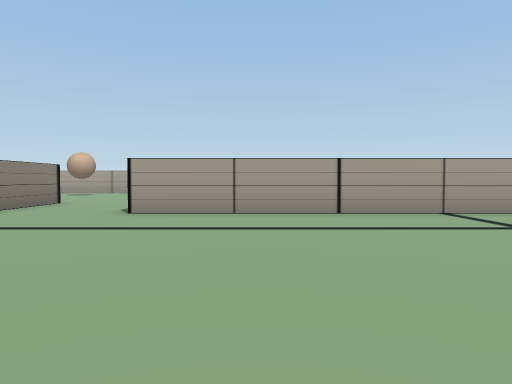
view 1 (above)

24 first-person views from a walk through a scene from a Unity 3-D project. The camera is 0.62 m above the floor, tilts 2° down and sees 70° across. The floor is counted in squares, 1 m on a side. Each view is taken from the middle of a square. On the plan, view 1 faces up. The plan holds only what a view shows up to about 10 squares ahead; the rest is blank. The place goes on beyond the plan. The player is left out. Some animated figures are not drawn.

view 2
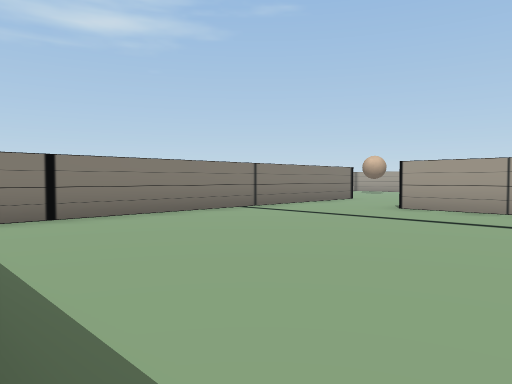

view 3
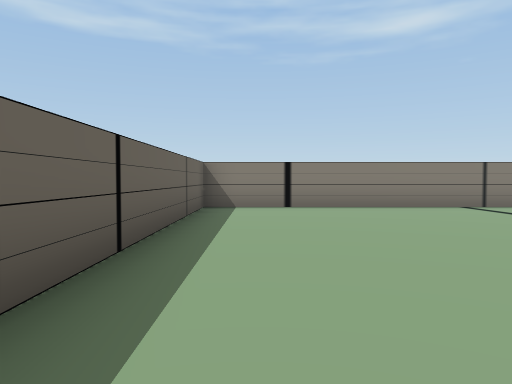

view 4
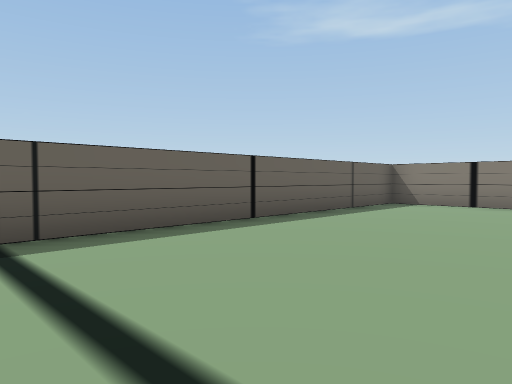

view 5
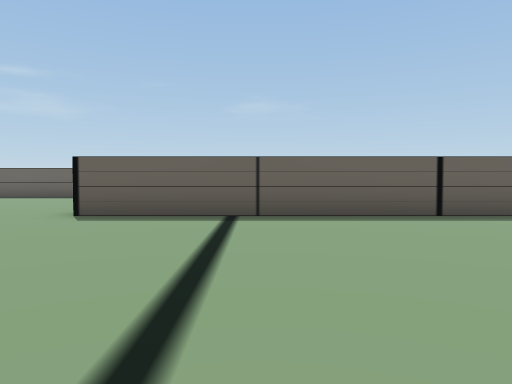

view 6
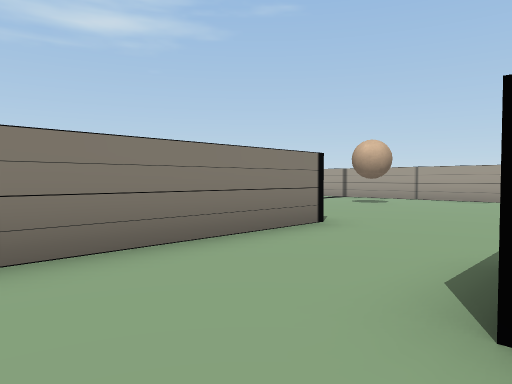

view 7
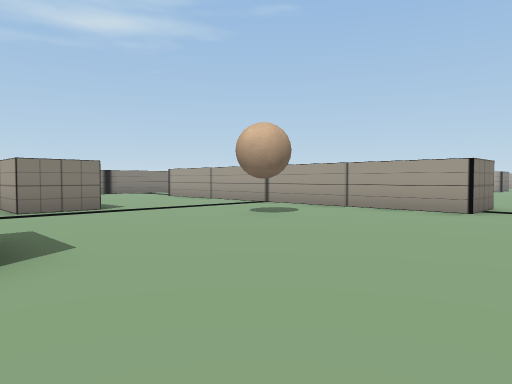

view 8
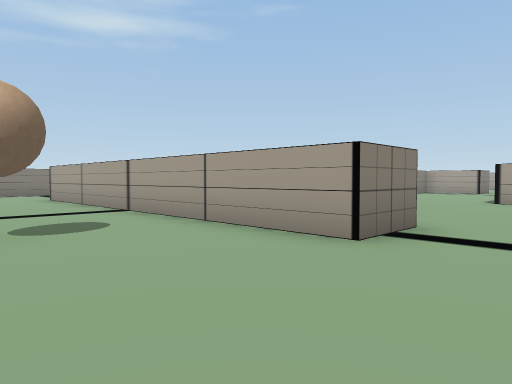

view 9
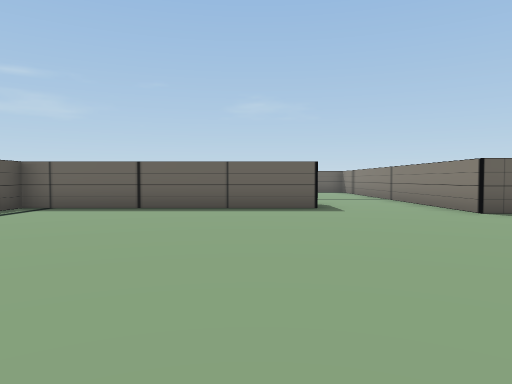

view 10
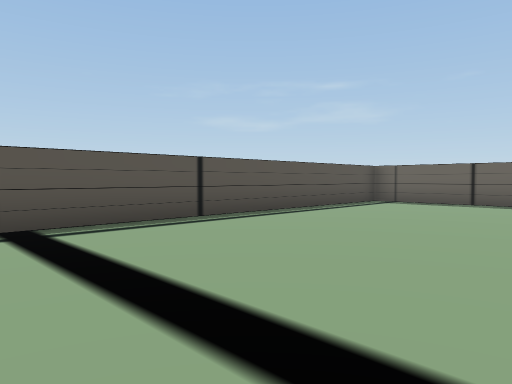

view 11
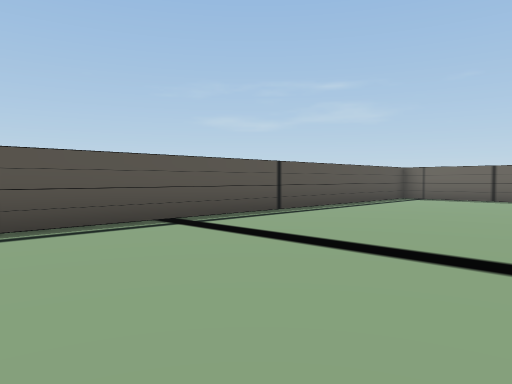

view 12
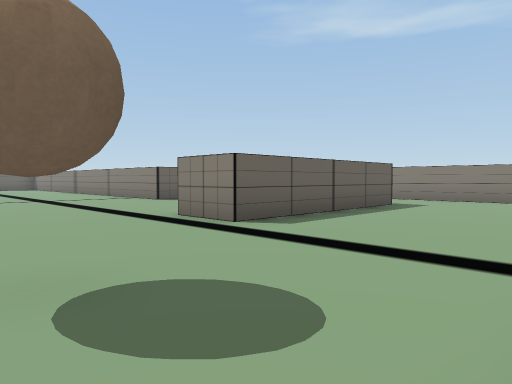

view 13
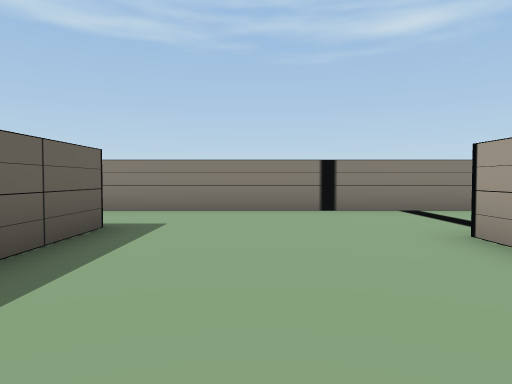

view 14
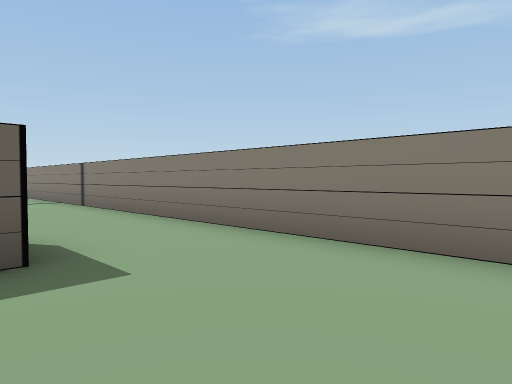

view 15
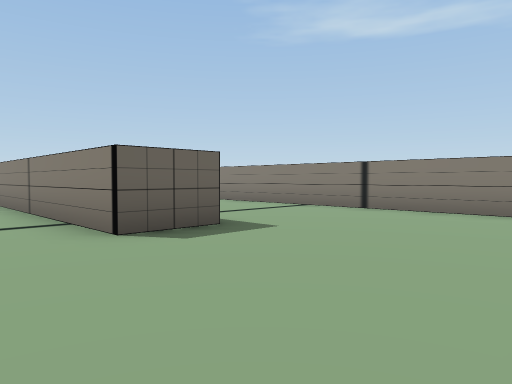

view 16
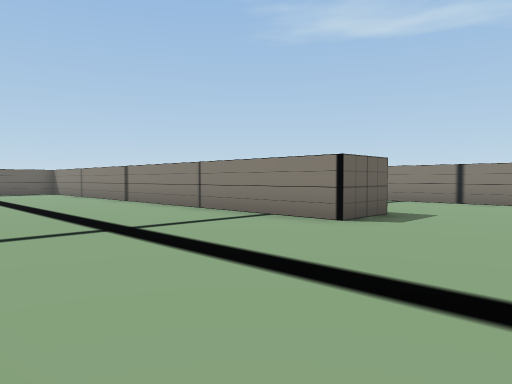

view 17
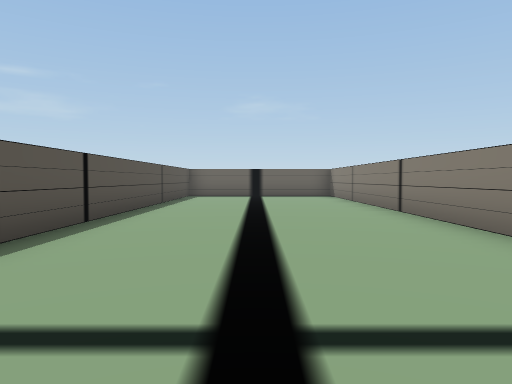

view 18
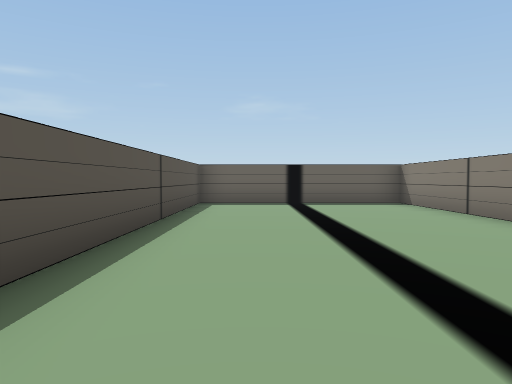

view 19
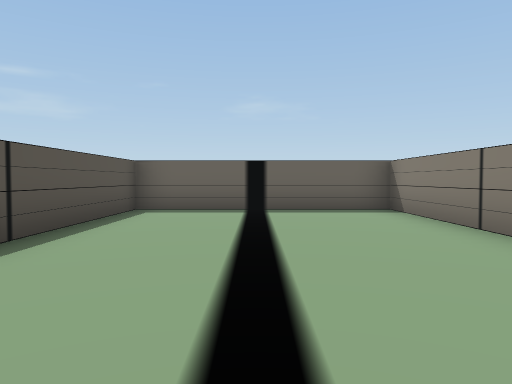

view 20
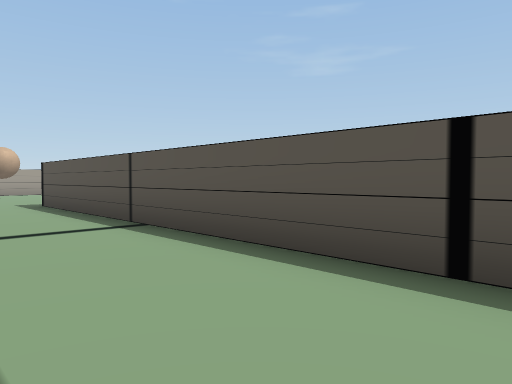

view 21
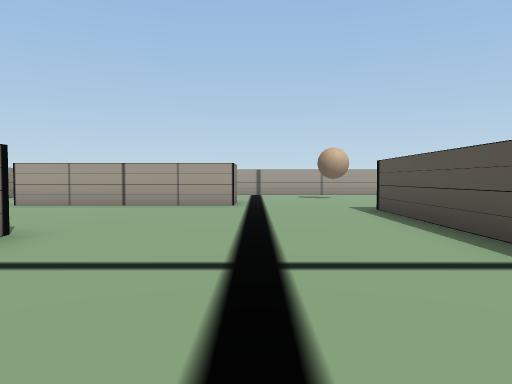

view 22
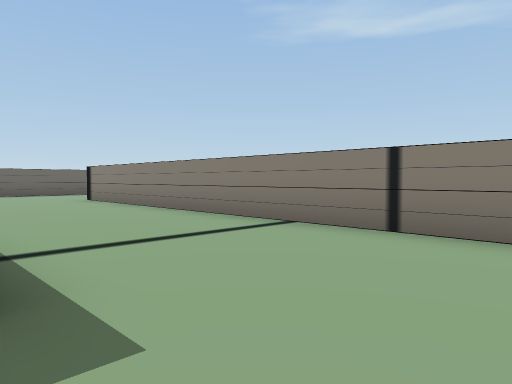

view 23
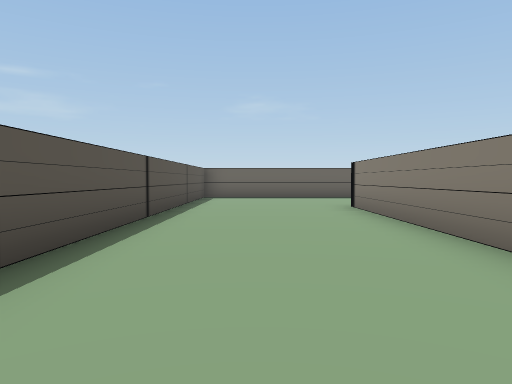

view 24
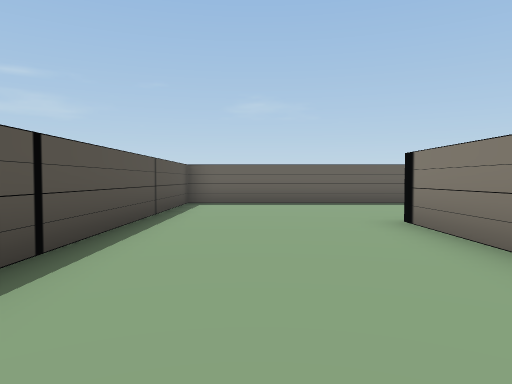

### Floor plan
Points are (right, up) in squares from view 1. A wall is a line through its corners. A room is listed if a view was taken in it or the views show most of it. See-through windows are left out.
Room 1 (views 1, 2, 3, 4, 5, 6)
walls: (4.5, 6.6) (-2.4, 6.6); (-5.1, 6.5) (-5.1, -1.2) (4.5, -1.2)
ways out: opening at (-3.5, 7.5) to room 2
Room 2 (views 7, 8, 9, 10, 11, 12, 13, 14, 15, 16, 17, 18, 19, 20, 21, 22, 23, 24)
walls: (-13.2, 6.1) (-11.8, 6.1) (-11.8, -7.5) (-6.5, -7.5) (-6.5, 9.5); (-14.8, 12) (-9.5, 12) (-9.5, 10.6) (-14.8, 10.6); (-5.6, 9.5) (-5.1, 9.5) (-5.1, 6.5); (-2.4, 8.2) (4, 8.2) (4, 19.1); (-17.2, 18.2) (-17.2, -3.4); (-3.9, 17.9) (-3.9, 16.3) (-14, 16.3); (-18.9, -7.5) (-13.2, -7.5) (-13.2, 2.5)
ways out: opening at (-3.5, 7.5) to room 1
objects: ball (-7, 14)

Where each view was taken, in squares from view 1:
view 1: 0 up, 0 right, facing up
view 2: 1 down, 1 right, facing up-left
view 3: 0 up, 3 right, facing left
view 4: 3 up, 4 right, facing down-left
view 5: 5 up, 3 right, facing down
view 6: 5 up, 2 left, facing up-left
view 7: 9 up, 2 left, facing up-left
view 8: 13 up, 2 left, facing up-left
view 9: 16 up, 1 left, facing down
view 10: 18 up, 1 left, facing down-right
view 11: 20 up, 1 left, facing down-right
view 12: 16 up, 6 left, facing down-left
view 13: 14 up, 10 left, facing left
view 14: 15 up, 14 left, facing down-left
view 15: 10 up, 10 left, facing down-left
view 16: 9 up, 7 left, facing down-left
view 17: 6 up, 9 left, facing down
view 18: 2 up, 8 left, facing down
view 19: 0 up, 9 left, facing down
view 20: 0 up, 9 left, facing up-right
view 21: 2 up, 9 left, facing up
view 22: 8 up, 13 left, facing down-left
view 23: 5 up, 15 left, facing down
view 24: 2 up, 15 left, facing down
